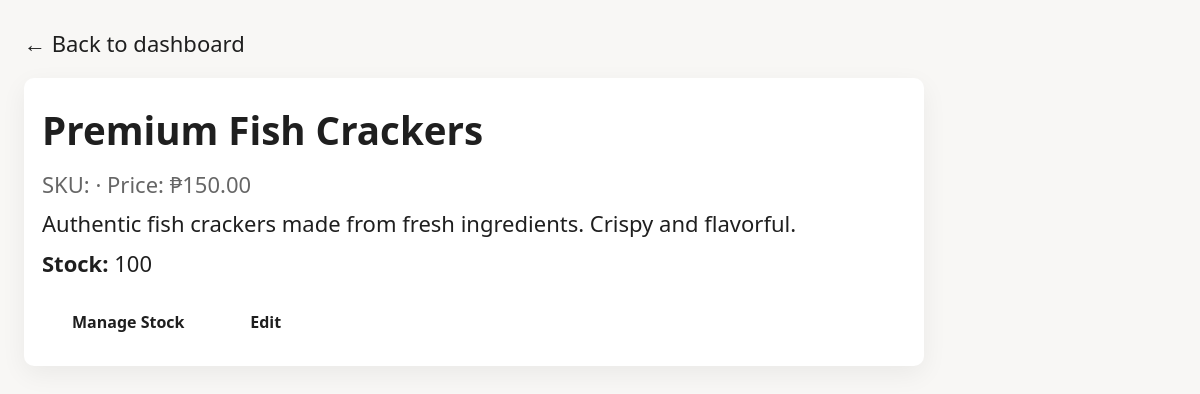
The page /product_view.php?id=1 (signed in) on the database its author committed.
### tables this page shows
CREATE TABLE `products` (
  `id` int(11) NOT NULL,
  `category_id` int(11) NOT NULL,
  `name` varchar(200) NOT NULL,
  `description` text DEFAULT NULL,
  `price` decimal(10,2) NOT NULL,
  `original_price` decimal(10,2) DEFAULT NULL,
  `stock_quantity` int(11) DEFAULT 0,
  `image_url` varchar(255) DEFAULT NULL,
  `additional_images` text DEFAULT NULL,
  `is_featured` tinyint(1) DEFAULT 0,
  `is_active` tinyint(1) DEFAULT 1,
  `weight` varchar(50) DEFAULT NULL,
  `ingredients` text DEFAULT NULL,
  `allergens` varchar(255) DEFAULT NULL,
  `shelf_life` varchar(100) DEFAULT NULL,
  `created_at` timestamp NOT NULL DEFAULT current_timestamp(),
  `updated_at` timestamp NOT NULL DEFAULT current_timestamp() ON UPDATE current_timestamp()
);

### config/config.php (called while the page is built, shortened)
<?php
function format_price($price) {
    return '₱' . number_format($price, 2);
}

### product_view.php (the view, shortened to what this page needs)
<?php
require_once __DIR__ . '/../config/config.php';
$db = Database::getInstance()->getConnection();
$id = (int)($_GET['id'] ?? 0);
$product = null;
if ($id) {
    try {
        $stmt = $db->prepare('SELECT * FROM products WHERE id = :id LIMIT 1');
        $stmt->execute([':id' => $id]);
        $product = $stmt->fetch(PDO::FETCH_ASSOC);
    } catch (Throwable $e) { $product = null; }
}
?>
<!doctype html>
<html>
<head>
    <link rel="stylesheet" href="../css/style.css">
</head>
<body style="padding:24px;font-family:Segoe UI, Tahoma, sans-serif;background:#f8f7f5">
    <a href="dashboard.php">← Back to dashboard</a>
    <div style="max-width:900px;margin-top:14px;background:#fff;padding:18px;border-radius:10px;box-shadow:0 8px 26px rgba(0,0,0,0.06)">
        <?php if (!$product): ?>
            <h2>Product not found</h2>
            <p>No product matches that ID.</p>
        <?php else: ?>
            <h2><?php echo htmlspecialchars($product['name'] ?? ''); ?></h2>
            <p style="color:#666">SKU: <?php echo htmlspecialchars($product['sku'] ?? ''); ?> · Price: <?php echo format_price($product['price'] ?? 0); ?></p>
            <p><?php echo nl2br(htmlspecialchars($product['description'] ?? '')); ?></p>
            <p><strong>Stock:</strong> <?php echo (int)($product['stock_quantity'] ?? 0); ?></p>
            <div style="margin-top:12px">
                <a class="btn" href="real_time_inventory.php">Manage Stock</a>
                <a class="btn ghost" href="product_view.php?id=<?php echo (int)$id; ?>&edit=1">Edit</a>
            </div>
        <?php endif; ?>
    </div>
</body>
</html>

### css/style.css (style rules this page uses)
:root { --primary-color: #D4AF37; --secondary-color: #B8860B; --accent-color: #F5E6B1; --text-dark: #1f1f1f; --text-light: #585858; --bg-light: #f9f7f4; --white: #ffffff; --border-color: #e5e5e5; --success: #4caf50; --danger: #f44336; --warning: #ff9800; --shadow: 0 2px 10px rgba(0, 0, 0, 0.1); --shadow-hover: 0 4px 20px rgba(0, 0, 0, 0.15); --transition: all 0.3s ease; --ui-font: 'Segoe UI', Tahoma, 'Helvetica Neue', Arial, sans-serif; --heading-font: 'Segoe UI', Tahoma, 'Helvetica Neue', Arial, sans-serif; --font-size-base: 22px; --line-height-base: 1.8; }
* { margin: 0; padding: 0; box-sizing: border-box; }
body { font-family: var(--ui-font); line-height: var(--line-height-base); color: var(--text-dark); background-color: var(--white); }
html { font-size: var(--font-size-base); }
a { text-decoration: none; color: inherit; transition: var(--transition); }
h2 { font-size: 1.75rem; }
body, p, li, a, input, textarea, button { font-size: 1rem; }
.btn { font-size: 1.05rem; padding: 14px 34px; }
.btn { display: inline-block; padding: 12px 30px; border-radius: 5px; font-weight: 600; text-align: center; cursor: pointer; border: none; transition: var(--transition); font-size: 16px; }

### rows shown on the page
products: name "Premium Fish Crackers", price "₱150.00", description "Authentic fish crackers made from fresh ingredients. Crispy and flavorful.", stock_quantity "100"
